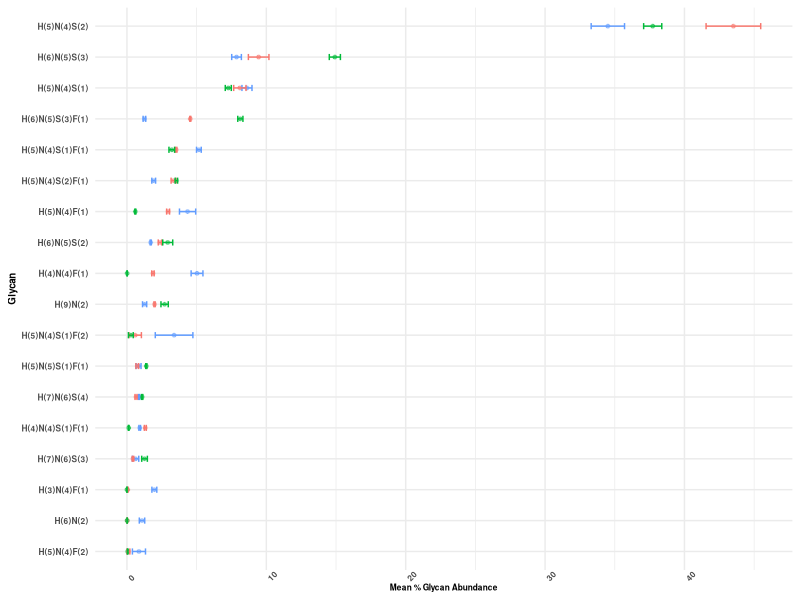

Source code (R):
## ---- chunk 1
library(readr)
library(dplyr)
library(tidyr)
library(ggplot2)
library(stringr)
## ---- chunk 2
# Read and preprocess the Ti_IMAC data
Ti_IMAC_glycan <- read_csv("Ti_IMAC_glycan.csv")
Ti_IMAC_glycan <- Ti_IMAC_glycan %>%
  dplyr::select(File, Glycan_Composition, Percent_Relative_Abundance_in_Sample)

Ti_IMAC_glycan$Glycan_Composition <- gsub("Hex", "H", gsub("HexNAc", "N", gsub("NeuAc", "S", gsub("Fuc", "F", Ti_IMAC_glycan$Glycan_Composition))))

# Convert to wide format
wide_Ti_IMAC_glycan <- Ti_IMAC_glycan %>%
  pivot_wider(names_from = File, values_from = Percent_Relative_Abundance_in_Sample, names_prefix = "Percent_Relative_Abundance_in_Sample_")

# Filter out rows with NA values
Ti_IMAC_glycan_noNA <- wide_Ti_IMAC_glycan %>%
  filter(complete.cases(.))

# Calculate average and standard deviation for each protein
Ti_IMAC_glycan_stats <- Ti_IMAC_glycan_noNA %>%
  rowwise() %>%
  mutate(
    avg_pct_rel_abundance_Ti_IMAC_glycan = mean(c_across(starts_with("Percent_Relative_Abundance_in_Sample")), na.rm = TRUE),
    sd_pct_rel_abundance_Ti_IMAC_glycan  = sd(c_across(starts_with("Percent_Relative_Abundance_in_Sample")), na.rm = TRUE)
  ) %>%
  dplyr::select(Glycan_Composition, avg_pct_rel_abundance_Ti_IMAC_glycan, sd_pct_rel_abundance_Ti_IMAC_glycan)


## ---- chunk 3
# Read and preprocess the Ti_IMAC data
PolyA_rep1_glycan <- read_csv("PolyA_rep1_glycan.csv")
PolyA_rep1_glycan <- PolyA_rep1_glycan %>%
  dplyr::select(File, Glycan_Composition, Percent_Relative_Abundance_in_Sample)

PolyA_rep1_glycan$Glycan_Composition <- gsub("Hex", "H", gsub("HexNAc", "N", gsub("NeuAc", "S", gsub("Fuc", "F", PolyA_rep1_glycan$Glycan_Composition))))

# Convert to wide format
wide_PolyA_rep1_glycan <- PolyA_rep1_glycan %>%
  pivot_wider(names_from = File, values_from = Percent_Relative_Abundance_in_Sample, names_prefix = "Percent_Relative_Abundance_in_Sample")

# Filter out rows with NA values
PolyA_rep1_glycan_noNA <- wide_PolyA_rep1_glycan %>%
  filter(complete.cases(.))

# Calculate average and standard deviation for each protein
PolyA_rep1_glycan_stats <- PolyA_rep1_glycan_noNA %>%
  rowwise() %>%
  mutate(
    avg_pct_rel_abundance_PolyA_rep1_glycan = mean(c_across(starts_with("Percent_Relative_Abundance_in_Sample")), na.rm = TRUE),
    sd_pct_rel_abundance_PolyA_rep1_glycan  = sd(c_across(starts_with("Percent_Relative_Abundance_in_Sample")), na.rm = TRUE)
  ) %>%
  dplyr::select(Glycan_Composition, avg_pct_rel_abundance_PolyA_rep1_glycan, sd_pct_rel_abundance_PolyA_rep1_glycan)
## ---- chunk 4
# Read and preprocess the Ti_IMAC data
PolyA_rep2_glycan <- read_csv("PolyA_rep2_glycan.csv")
PolyA_rep2_glycan <- PolyA_rep2_glycan %>%
  dplyr::select(File, Glycan_Composition, Percent_Relative_Abundance_in_Sample)

PolyA_rep2_glycan$Glycan_Composition <- gsub("Hex", "H", gsub("HexNAc", "N", gsub("NeuAc", "S", gsub("Fuc", "F", PolyA_rep2_glycan$Glycan_Composition))))

# Convert to wide format
wide_PolyA_rep2_glycan <- PolyA_rep2_glycan %>%
  pivot_wider(names_from = File, values_from = Percent_Relative_Abundance_in_Sample, names_prefix = "Percent_Relative_Abundance_in_Sample")

# Filter out rows with NA values
PolyA_rep2_glycan_noNA <- wide_PolyA_rep2_glycan %>%
  filter(complete.cases(.))

# Calculate average and standard deviation for each protein
PolyA_rep2_glycan_stats <- PolyA_rep2_glycan_noNA %>%
  rowwise() %>%
  mutate(
    avg_pct_rel_abundance_PolyA_rep2_glycan = mean(c_across(starts_with("Percent_Relative_Abundance_in_Sample")), na.rm = TRUE),
    sd_pct_rel_abundance_PolyA_rep2_glycan  = sd(c_across(starts_with("Percent_Relative_Abundance_in_Sample")), na.rm = TRUE)
  ) %>%
  dplyr::select(Glycan_Composition, avg_pct_rel_abundance_PolyA_rep2_glycan, sd_pct_rel_abundance_PolyA_rep2_glycan)
## ---- chunk 5

# Merge all conditions
merged_stats <- Ti_IMAC_glycan_stats %>%
  inner_join(PolyA_rep1_glycan_stats, by = "Glycan_Composition") %>%
  inner_join(PolyA_rep2_glycan_stats, by = "Glycan_Composition")

write.table(merged_stats, "merged_glycan_stats.tsv", sep = "\t", row.names = FALSE, quote = FALSE)

top_indices <- order(Ti_IMAC_glycan_stats$avg_pct_rel_abundance_Ti_IMAC_glycan, decreasing = TRUE)[1:20]
top_Glycan_Compositions <- Ti_IMAC_glycan_stats$Glycan_Composition[top_indices]

# Reshape and filter only top 20 proteins
long_stats <- merged_stats %>%
  filter(Glycan_Composition %in% top_Glycan_Compositions) %>%
  pivot_longer(cols = starts_with("avg_pct_rel"),
               names_to = "Condition",
               values_to = "avg_pct_rel_glycan_abundance") %>%
  pivot_longer(cols = starts_with("sd_pct_rel"),
               names_to = "Condition_sd",
               values_to = "sd_pct_rel_glycan_abundance") %>%
  mutate(
    Condition = str_replace(Condition, "avg_pct_rel_", ""),
    Condition_sd = str_replace(Condition_sd, "sd_pct_rel_", "")
  ) %>%
  filter(Condition == Condition_sd) %>%
  mutate(Glycan_Composition = factor(Glycan_Composition, levels = top_Glycan_Compositions)) %>%
  dplyr::select(-Condition_sd)

# Create the point plot with error bars
plot <- ggplot(long_stats, aes(x = avg_pct_rel_glycan_abundance, y = reorder(Glycan_Composition, avg_pct_rel_glycan_abundance), color = Condition)) +
  geom_point(size = 1, alpha = 0.5) +
  geom_errorbarh(aes(xmin = avg_pct_rel_glycan_abundance - sd_pct_rel_glycan_abundance,
                     xmax = avg_pct_rel_glycan_abundance + sd_pct_rel_glycan_abundance), height = 0.2) +
  labs(x = "Mean % Glycan Abundance", y = "Glycan",
       color = "Condition") +
  scale_x_continuous(breaks = seq(0, max(long_stats$avg_pct_rel_glycan_abundance, na.rm = TRUE), by = 10)) +
  theme_minimal() +
  theme(
    axis.text.x = element_text(angle = 45, hjust = 0, size = 6, face = "bold"),
    axis.text.y = element_text(size = 6, face = "bold"),
    axis.title.x = element_text(size = 6, face = "bold", margin = margin(t = -5)),
    axis.title.y = element_text(size = 7, face = "bold"),
    plot.title = element_text(size = 8, face = "bold"),
    legend.title = element_text(face = "bold"),
    legend.text = element_text(size = 7, face = "bold"),
    legend.position = "none"
  )

# Save the plot
ggsave("glycan_percentage_with_error_bars.svg", plot, width = 2, height = 2, units = "in", dpi = 600)
